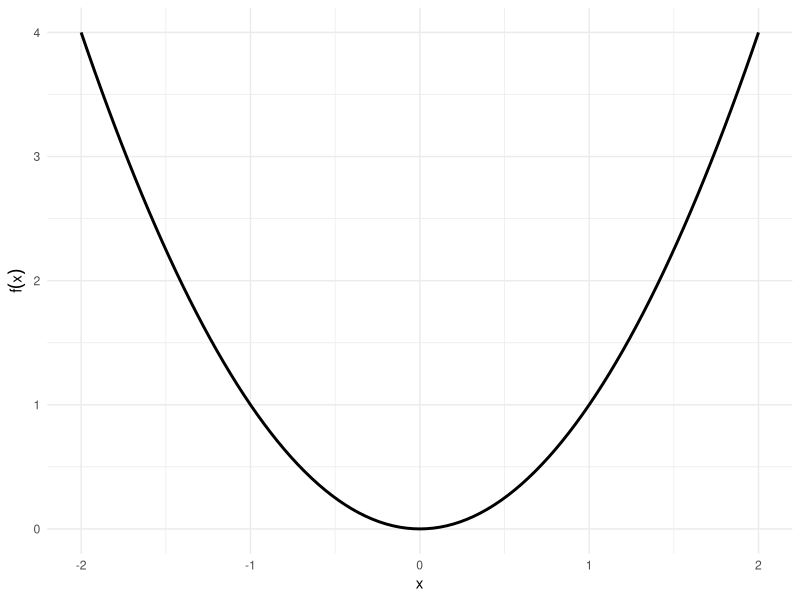
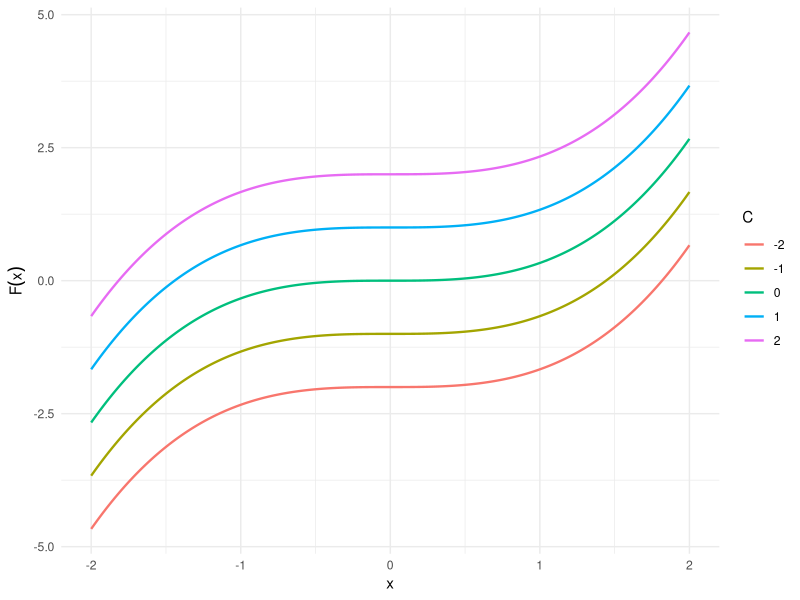

These charts were generated, in order, by the following R code:
## ---- chunk 1
#| label: antiderivatives-setup
#| include: false
C_vals <- c(-2, -1, 0, 1, 2)
x_lim <- c(-2, 2)
## ---- chunk 2
#| label: antiderivatives-f-code
#| code-fold: true
ggplot2::ggplot() +
  ggplot2::geom_function(fun = \(x) x^2, xlim = x_lim, linewidth = 1) +
  ggplot2::labs(x = "x", y = expression(f(x))) +
  ggplot2::theme_minimal()
## ---- chunk 3
#| label: antiderivatives-F-code
#| code-fold: true
x_seq <- seq(x_lim[1], x_lim[2], length.out = 200)
df <- do.call(rbind, lapply(C_vals, \(C) {
  data.frame(
    x = x_seq,
    y = x_seq^3 / 3 + C,
    C = factor(C)
  )
}))

ggplot2::ggplot(df, ggplot2::aes(x = x, y = y, color = C)) +
  ggplot2::geom_line(linewidth = 0.8) +
  ggplot2::labs(x = "x", y = expression(F(x)), color = "C") +
  ggplot2::theme_minimal()
